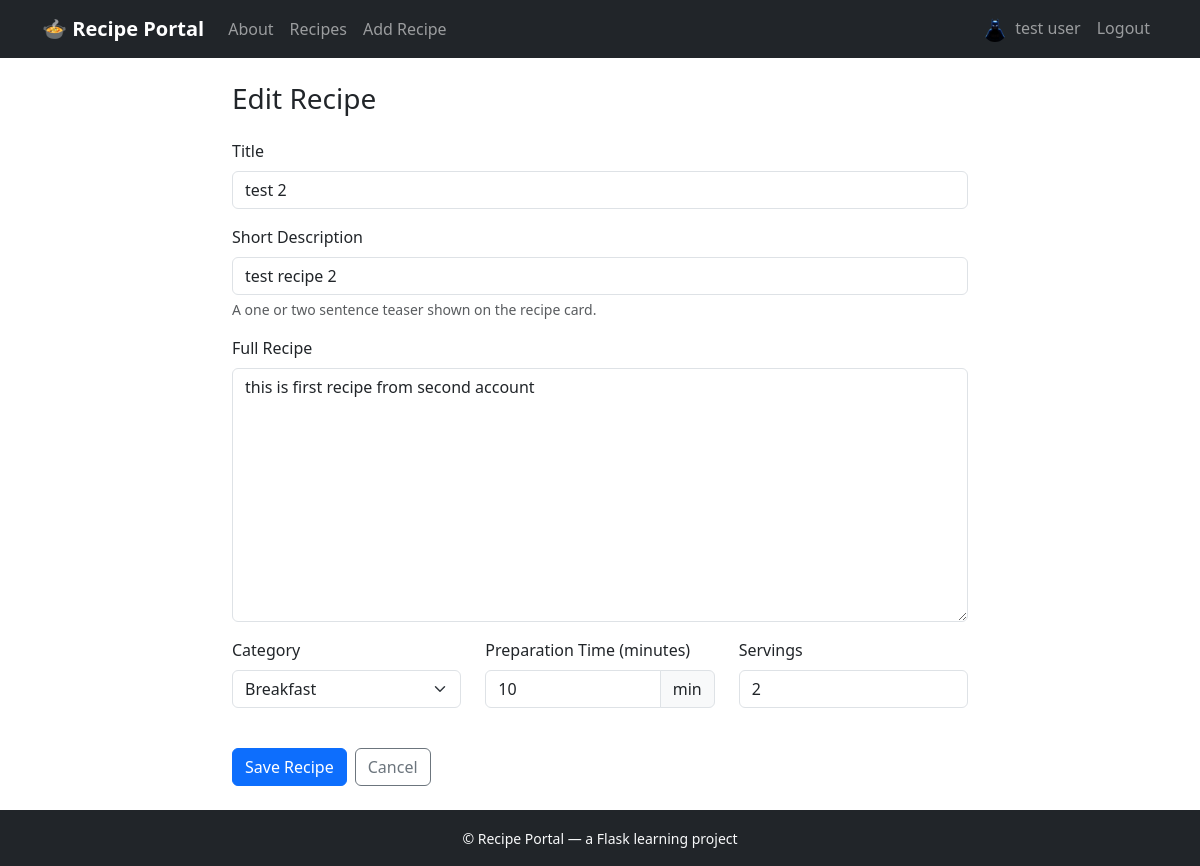
/recipes/2/edit (signed in), run on the app's committed database.
### app/models.py (models this page shows, shortened)
class User(UserMixin, db.Model):
    __tablename__ = 'users'
    id = db.Column(db.Integer, primary_key=True)
    name = db.Column(db.String(100), nullable=False)
    email = db.Column(db.String(120), unique=True, nullable=False, index=True)
    password_hash = db.Column(db.String(255), nullable=False)
    profile_picture = db.Column(db.String(255), default='default.png')
    created_at = db.Column(db.DateTime, default=lambda: datetime.now(timezone.utc))
    recipes = db.relationship(
        'Recipe',
        backref='author',
        lazy='dynamic',
        cascade='all, delete-orphan'
    )

class Recipe(db.Model):
    __tablename__ = 'recipes'
    id = db.Column(db.Integer, primary_key=True)
    title = db.Column(db.String(150), nullable=False)
    short_description = db.Column(db.String(300), nullable=False)
    full_recipe = db.Column(db.Text, nullable=False)
    category = db.Column(db.String(50), nullable=False)
    prep_time = db.Column(db.Integer, nullable=False)   # minutes
    servings = db.Column(db.Integer, nullable=False)
    date_added = db.Column(db.DateTime, default=datetime.utcnow, index=True)
    user_id = db.Column(db.Integer, db.ForeignKey('users.id'), nullable=False)

### app/recipes/routes.py (the view)
@recipes_bp.route('/<int:recipe_id>/edit', methods=['GET', 'POST'])
@login_required
def edit_recipe(recipe_id):
    recipe = Recipe.query.get_or_404(recipe_id)
    if recipe.user_id != current_user.id:
        current_app.logger.warning(
            f'Unauthorized edit attempt on recipe {recipe.id} by {current_user.email}'
        )
        abort(403)
    form = RecipeForm(obj=recipe)
    if form.validate_on_submit():
        form.populate_obj(recipe)
        db.session.commit()
        current_app.logger.info(f'Recipe edited: "{recipe.title}" by {current_user.email}')
        flash('Recipe updated successfully!', 'success')
        return redirect(url_for('recipes.view_recipe', recipe_id=recipe.id))
    return render_template('recipes/form.html', form=form, title='Edit Recipe')

### app/recipes/forms.py
class RecipeForm(FlaskForm):
    title = StringField('Title', validators=[DataRequired(), Length(min=3, max=150)])
    short_description = StringField(
        'Short Description', validators=[DataRequired(), Length(max=300)]
    )
    full_recipe = TextAreaField('Full Recipe', validators=[DataRequired()])
    category = SelectField('Category', choices=CATEGORY_CHOICES, validators=[DataRequired()])
    prep_time = IntegerField(
        'Preparation Time (minutes)', validators=[DataRequired(), NumberRange(min=1, max=1000)]
    )
    servings = IntegerField(
        'Servings', validators=[DataRequired(), NumberRange(min=1, max=100)]
    )
    submit = SubmitField('Save Recipe')

### app/templates/recipes/form.html (shortened to what this page needs)
{% extends "base.html" %}
{% block content %}
<div class="row justify-content-center">
    <div class="col-lg-8">
        <h1 class="h3 mb-4">{{ title }}</h1>
        <form method="POST" novalidate>
            <div class="mb-3">
                {{ form.title.label(class="form-label") }}
                {{ form.title(class="form-control" + (" is-invalid" if form.title.errors else "")) }}
            </div>
            <div class="mb-3">
                {{ form.short_description.label(class="form-label") }}
                {{ form.short_description(class="form-control" + (" is-invalid" if form.short_description.errors else "")) }}
                <div class="form-text">A one or two sentence teaser shown on the recipe card.</div>
            </div>
            <div class="mb-3">
                {{ form.full_recipe.label(class="form-label") }}
                {{ form.full_recipe(class="form-control" + (" is-invalid" if form.full_recipe.errors else ""), rows=10) }}
            </div>
            <div class="row">
                <div class="col-md-4 mb-3">
                    {{ form.category.label(class="form-label") }}
                    {{ form.category(class="form-select") }}
                </div>
                <div class="col-md-4 mb-3">
                    {{ form.prep_time.label(class="form-label") }}
                    <div class="input-group">
                        {{ form.prep_time(class="form-control" + (" is-invalid" if form.prep_time.errors else "")) }}
                        <span class="input-group-text">min</span>
                    </div>
                </div>
                <div class="col-md-4 mb-3">
                    {{ form.servings.label(class="form-label") }}
                    {{ form.servings(class="form-control" + (" is-invalid" if form.servings.errors else "")) }}
                </div>
            </div>
            <div class="d-flex gap-2 mt-4">
                {{ form.submit(class="btn btn-primary") }}
                <a href="{{ url_for('recipes.list_recipes') }}" class="btn btn-outline-secondary">Cancel</a>
            </div>
        </form>
    </div>
</div>
{% endblock %}

### app/templates/base.html (shortened to what this page needs)
<!DOCTYPE html>
<html lang="en">
<head>
    <link href="https://cdn.jsdelivr.net/npm/bootstrap@5.3.3/dist/css/bootstrap.min.css" rel="stylesheet">
    <link rel="stylesheet" href="{{ url_for('static', filename='css/style.css') }}">
</head>
<body class="d-flex flex-column min-vh-100">
    <nav class="navbar navbar-expand-lg navbar-dark bg-dark sticky-top">
        <div class="container">
            <a class="navbar-brand fw-semibold" href="{{ url_for('recipes.list_recipes') }}">
                🍲 Recipe Portal
            </a>
            <div class="collapse navbar-collapse" id="navbarNav">
                <ul class="navbar-nav me-auto mb-2 mb-lg-0">
                    <li class="nav-item">
                        <a class="nav-link" href="{{ url_for('main.about') }}">About</a>
                    </li>
                    <li class="nav-item">
                        <a class="nav-link" href="{{ url_for('recipes.list_recipes') }}">Recipes</a>
                    </li>
                    {% if current_user.is_authenticated %}
                    <li class="nav-item">
                        <a class="nav-link" href="{{ url_for('recipes.add_recipe') }}">Add Recipe</a>
                    </li>
                    {% endif %}
                </ul>
                <ul class="navbar-nav ms-auto mb-2 mb-lg-0">
                    {% if current_user.is_authenticated %}
                        <li class="nav-item">
                            <a class="nav-link" href="{{ url_for('profile.view_profile', user_id=current_user.id) }}">
                                <img src="{{ url_for('static', filename='profile_pics/' + current_user.profile_picture) }}"
                                    alt="" class="rounded-circle me-1" width="24" height="24">
                                {{ current_user.name }}
                            </a>
                        </li>
                        <li class="nav-item">
                            <a class="nav-link" href="{{ url_for('auth.logout') }}">Logout</a>
                        </li>
                    {% endif %}
                </ul>
            </div>
        </div>
    </nav>
    <main class="container flex-grow-1 py-4">
        {% block content %}{% endblock %}
    </main>
    <footer class="bg-dark text-light text-center py-3 mt-auto">
        <small>&copy; Recipe Portal — a Flask learning project</small>
    </footer>
</body>
</html>

### data on the page
User: profile_picture (picture), name "test user"
Recipe: title "test 2", short_description "test recipe 2", full_recipe "this is first recipe from second account", category "Breakfast", prep_time "10", servings "2"

### other printed values
{{ title }} "Edit Recipe"
